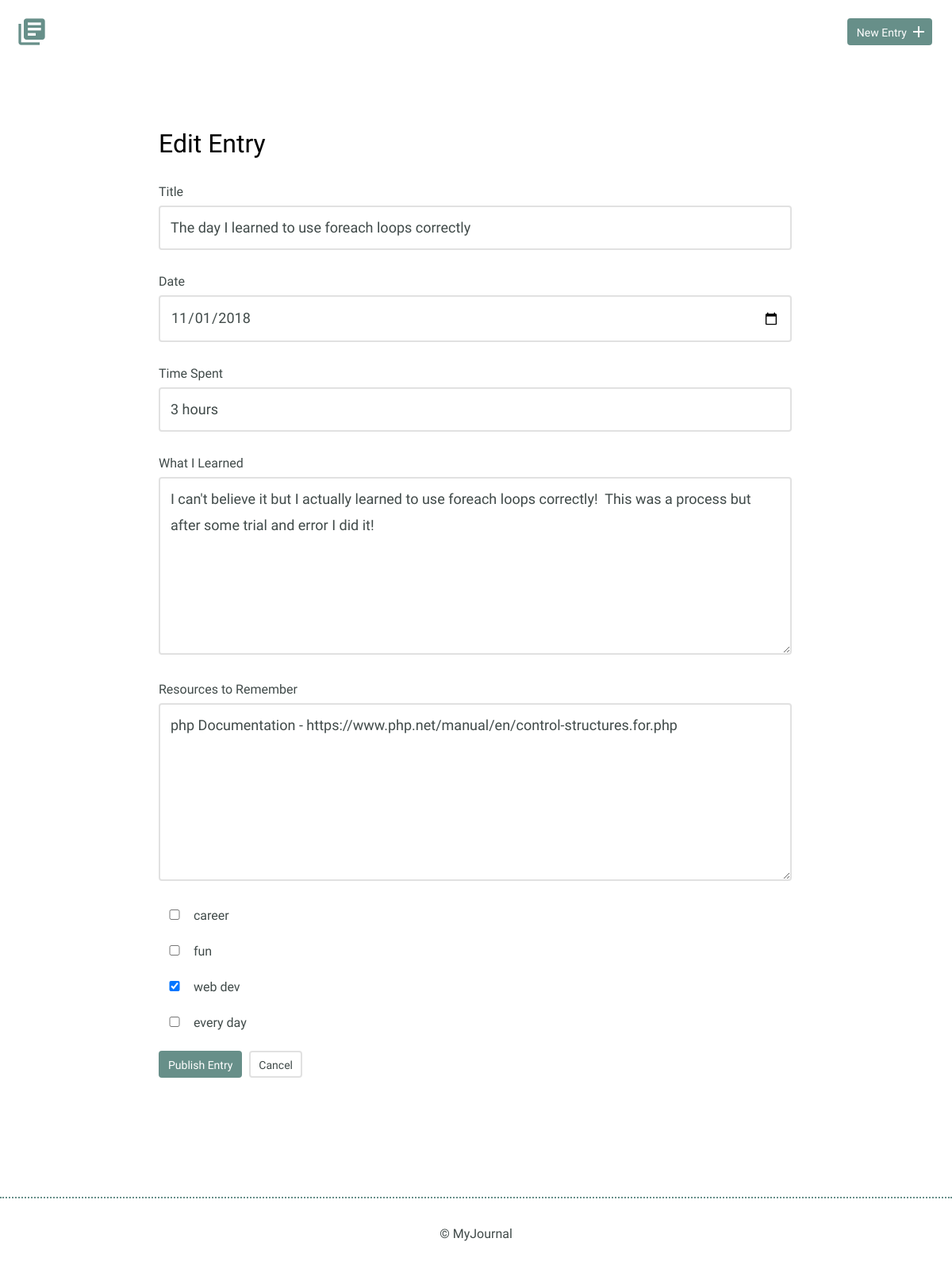
/new.php?id=3, run on the app's committed database.
### tables this page shows
CREATE TABLE "entries" (
	"id"	INTEGER,
	"title"	TEXT,
	"date"	TEXT,
	"time_spent"	INTEGER,
	"learned"	BLOB,
	"resources"	BLOB,
	PRIMARY KEY("id")
);

CREATE TABLE "tags" (
	"id"	INTEGER,
	"tag"	TEXT,
	PRIMARY KEY("id")
);

### inc/functions.php (called while the page is built, shortened)
<?php
function get_tags($id)
{
  include('connection.php');
  try {
    $results = $db->prepare('
      SELECT tags.tag FROM entries
      JOIN tags_entry ON entries.id = tags_entry.entry_id
      JOIN tags ON tags.id = tags_entry.tag_id WHERE entries.id = ?
      ');
    $results->bindValue(1, $id);
    $results->execute();
  } catch (Eception $e) {
    echo 'Error: ' . $e->getMessage();
    return(array());
  }
  foreach (($results->fetchAll(PDO::FETCH_ASSOC)) as $item) {
      $tags[] = $item['tag'];
  }
  return $tags;
}
function get_all_tags() {
  include('connection.php');
  try {
    $results = $db->prepare('SELECT * FROM tags');
    $results->execute();
  } catch (Eception $e) {
    echo 'Error: ' . $e->getMessage();
    return(array());
  }
  return ($results->fetchAll(PDO::FETCH_ASSOC));
}
function get_entry($id)
{
  include('connection.php');
  try {
    $results = $db->prepare('SELECT * FROM entries WHERE id = ?');
    $results->bindValue(1, $id);
    $results->execute();
  } catch (Eception $e) {
    echo 'Error: ' . $e->getMessage();
    return false;
  }
  $entry = $results->fetch();
  return ($entry);
}

### new.php (the view, shortened to what this page needs)
<?php
include('inc/header.php');
$id = $title = $date = $time_spent = $learned = $resources = $tags = '';
if (isset($_GET['id'])) {
  list($id, $title, $date, $time_spent, $learned, $resources) = get_entry(filter_input(INPUT_GET, 'id', FILTER_SANITIZE_NUMBER_INT));
  $tags = get_tags($id);
}
?>
                <div class="new-entry">
                    <h2><?php
                      if($id) {
                        echo "Edit ";
                      } else {
                        echo "New ";
                      }
                    ?>Entry</h2>
                    <form method="post" action="<?php echo 'new.php?id=' . $id;?>">
                        <label for="title"> Title</label>
                        <input id="title" type="text" name="title" value="<?php echo $title;?>"><br>
                        <label for="date">Date</label>
                        <input id="date" type="date" name="date" value="<?php echo $date;?>"><br>
                        <label for="time-spent"> Time Spent</label>
                        <input id="time-spent" type="text" name="timeSpent" value="<?php echo $time_spent;?>"><br>
                        <label for="what-i-learned">What I Learned</label>
                        <textarea id="what-i-learned" rows="5" name="whatILearned"><?php echo $learned;?></textarea>
                        <label for="resources-to-remember">Resources to Remember</label>
                        <textarea id="resources-to-remember" rows="5" name="ResourcesToRemember"><?php echo $resources;?></textarea>
                        <?php
                          foreach (get_all_tags() as $tag) {
                            if (!empty($tags) && in_array($tag['tag'], $tags)) {
                              foreach ($tags as $item) {
                                if ($tag['tag'] == $item) {
                                  echo "<input id='".$tag['id']."' type='checkbox' name='".$tag['id']."' value='".$tag['tag']."' checked> ";
                                  echo "<label for='".$tag['tag']."' class='tag'>  ". $tag['tag'] ."</label></br>";
                                }
                              }
                            } else {
                              echo "<input id='".$tag['id']."' type='checkbox' name='".$tag['id']."' value='".$tag['tag']."'> ";
                              echo "<label for='".$tag['tag']."' class='tag'> ". $tag['tag'] ."</label></br>";
                            }
                          }
                        ?>
                        <input type="submit" value="Publish Entry" class="button">
                        <a href="index.php" class="button button-secondary">Cancel</a>
                    </form>
                </div>
<?php
  include('inc/footer.php');
?>

### css/site.css (style rules this page uses)
body { font-size: 16px; color: #404a49; font-family: 'Cousine', serif; font-weight: 400; }
.button { padding: 8px 10px 6px 10px; background: #678f89; border: 2px solid #678f89; border-radius: 4px; text-decoration: none; color: #FFF; position: relative; text-align: center; font-size: 14px; }
.button.button-secondary { background: #FFF; border: 2px solid #e1e1e1; color: #404a49; }
h1, h2, h3 { margin: 0; font-weight: 400; line-height: 1em; color: #000; }
h2 { font-size: 32px; }
.entry-list, .edit-entry, .new-entry { max-width: 800px; margin: 0 auto; padding: 70px 0 150px 0; }
.edit-entry h2, .new-entry h2 { margin-bottom: 35px; }
form label { display: block; margin-bottom: 8px; }
form input[type=text], form input[type=password], form input[type=date], form input[type=checkbox], form textarea { border: 2px solid #e1e1e1; font-size: 18px; line-height: 1.8em; padding:10px 13px; margin-bottom: 30px; border-radius: 4px; width: calc(100% - 32px); }
form input[type=checkbox] { display: inline-block; width: 5%; }
.tag { display: inline-block; width: 30%; }
.edit-entry form textarea, .new-entry form textarea { min-height: 200px; }
input[type=submit] { margin-right: 5px; }

### data on the page
entries: title "The day I learned to use foreach loops correctly", date "11/01/2018", timeSpent "3 hours", whatILearned "I can't believe it but I actually learned to use foreach loops correctly! This was a process but after some trial and error I did it!", ResourcesToRemember "php Documentation - https://www.php.net/manual/en/control-structures.for.php"
tags: tag "career"
tags: tag "fun"
tags: tag "web dev"
tags: tag "every day"
